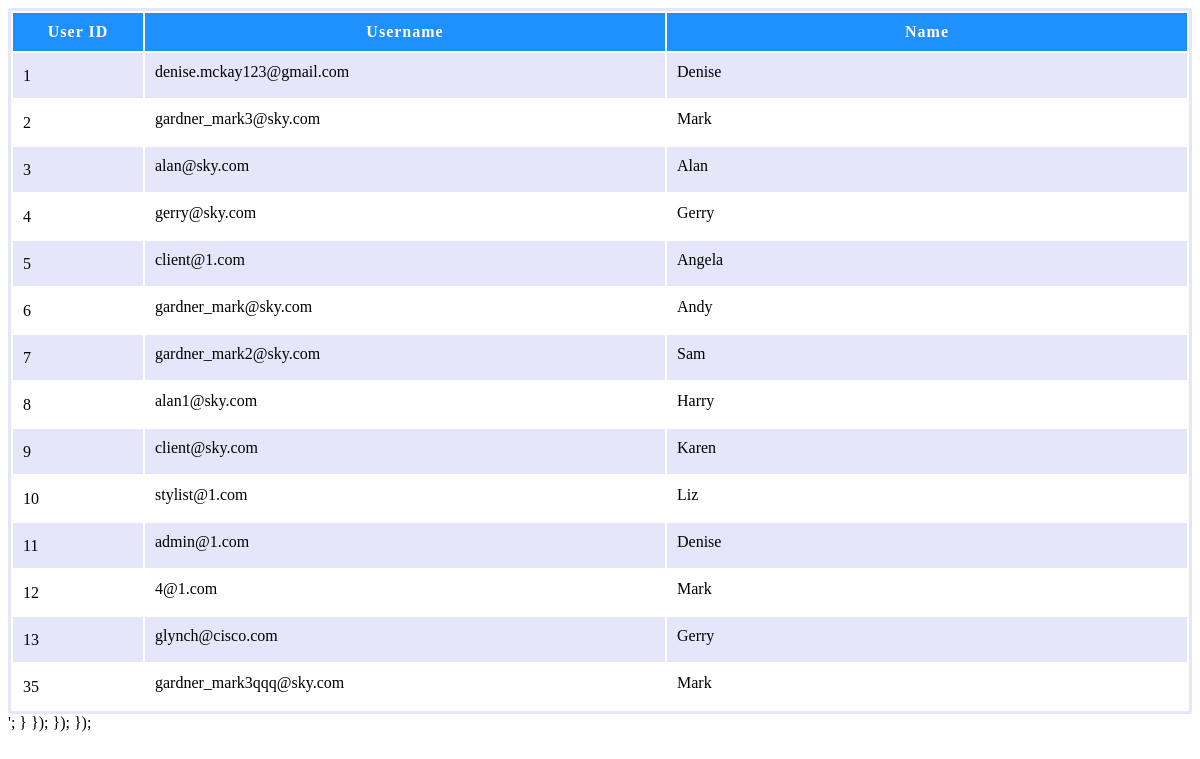
/customers2.php, run on the app's committed database.
### tables this page shows
CREATE TABLE `tblusers` (
  `UserID` int(11) NOT NULL,
  `Firstname` varchar(50) NOT NULL,
  `Surname` varchar(50) NOT NULL,
  `Username` varchar(50) NOT NULL,
  `Password` char(255) NOT NULL,
  `phonenumber` varchar(11) DEFAULT NULL,
  `address1` varchar(50) DEFAULT '''NULL''',
  `address2` varchar(50) DEFAULT '''NULL''',
  `postcode` varchar(8) DEFAULT '''NULL''',
  `DateRegistered` datetime NOT NULL DEFAULT current_timestamp(),
  `UserType` int(1) NOT NULL
);

### customers2.php (the view, shortened to what this page needs)
<?php
include 'myFunctions.php';
?>
<div class='container'>
    <table width='100%' border='0'>
        <tr>
            <th width='10%'>User ID</th>
            <th width='40%'>Username</th>
            <th width='40%'>Name</th>
        </tr>
        <?php
        $query = "select * from tblusers";
        $result = mysqli_query($db,$query);
        while($row = mysqli_fetch_array($result) ){
            $id = $row['UserID'];
            $username = $row['Username'];
            $Firstname = $row['Firstname'];
            ?>
            <tr>
                <td><?php echo $row['UserID']; ?></td>
                <td>
                    <div contentEditable='true' class='edit' id='username_<?php echo $id; ?>'>
                        <?php echo $username; ?>
                    </div>
                </td>
                <td>
                    <div contentEditable='true' class='edit' id='Firstname_<?php echo $id; ?>'>
                        <?php echo $Firstname; ?>
                    </div>
                </td>
            </tr>
            <?php
        }
        ?>
    </table>
</div>
                    ';
                }
            });
        });
    });

### customers2.php (style rules this page uses)
.edit { width: 100%; height: 25px; }
table { border:3px solid lavender; border-radius:3px; }
table tr:nth-child(1) { background-color:dodgerblue; }
table tr:nth-child(1) th { color:white; padding:10px 0px; letter-spacing: 1px; }
table td { padding:10px; }
table tr:nth-child(even) { background-color:lavender; color:black; }

### data on the page
tblusers: UserID "1", Username "denise.mckay123@gmail.com", Firstname "Denise"
tblusers: UserID "2", Username "gardner_mark3@sky.com", Firstname "Mark"
tblusers: UserID "3", Username "alan@sky.com", Firstname "Alan"
tblusers: UserID "4", Username "gerry@sky.com", Firstname "Gerry"
tblusers: UserID "5", Username "client@1.com", Firstname "Angela"
tblusers: UserID "6", Username "gardner_mark@sky.com", Firstname "Andy"
tblusers: UserID "7", Username "gardner_mark2@sky.com", Firstname "Sam"
tblusers: UserID "8", Username "alan1@sky.com", Firstname "Harry"
tblusers: UserID "9", Username "client@sky.com", Firstname "Karen"
tblusers: UserID "10", Username "stylist@1.com", Firstname "Liz"
tblusers: UserID "11", Username "admin@1.com", Firstname "Denise"
tblusers: UserID "12", Username "4@1.com", Firstname "Mark"
tblusers: UserID "13", Username "glynch@cisco.com", Firstname "Gerry"
tblusers: UserID "35", Username "gardner_mark3qqq@sky.com", Firstname "Mark"
